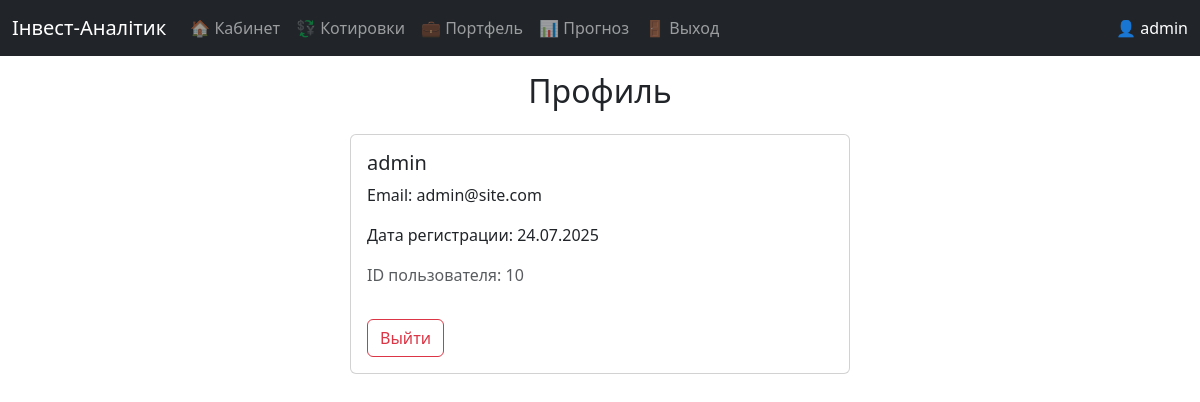
The app's page /profile (signed in) with its own data.
### models.py (models this page shows)
class User(db.Model, UserMixin):
    id = db.Column(db.Integer, primary_key=True)
    username = db.Column(db.String(64), nullable=False)
    email = db.Column(db.String(120), unique=True, nullable=False)
    password = db.Column(db.String(128), nullable=False)
    created_at = db.Column(db.DateTime, default=datetime.utcnow)
    is_admin = db.Column(db.Boolean, default=False)

### routes/profile.py (the view)
@profile_bp.route("/profile")
@login_required
def profile_view():
    return render_template("profile.html", user=current_user)

### app.py (called while the page is built)
@login_manager.user_loader
def load_user(user_id):
    return User.query.get(int(user_id))

### templates/profile.html
{% extends "base.html" %}
{% block content %}
<h2 class="text-center mb-4">Профиль</h2>
<div class="card mx-auto" style="max-width: 500px;">
  <div class="card-body">
    <h5 class="card-title">{{ user.username }}</h5>
    <p class="card-text">Email: {{ user.email }}</p>
    <p class="card-text">Дата регистрации: {{ user.created_at.strftime('%d.%m.%Y') if user.created_at }}</p>
    <p class="text-muted">ID пользователя: {{ user.id }}</p>
    <a href="{{ url_for('auth.logout') }}" class="btn btn-outline-danger mt-3">Выйти</a>
  </div>
</div>
{% endblock %}

### templates/base.html (shortened to what this page needs)
<!doctype html>
<html lang="ru">
<head>
  <link href="https://cdn.jsdelivr.net/npm/bootstrap@5.3.0/dist/css/bootstrap.min.css" rel="stylesheet">
</head>
<body>
<nav class="navbar navbar-expand-lg navbar-dark bg-dark">
  <div class="container-fluid">
    <a class="navbar-brand" href="{{ url_for('main.landing_page') }}">Інвест‑Аналітик</a>
    <div class="collapse navbar-collapse" id="navbarNav">
      <ul class="navbar-nav me-auto">
        {% if current_user.is_authenticated %}
          <li class="nav-item"><a class="nav-link" href="{{ url_for('main.dashboard_page') }}">🏠 Кабинет</a></li>
          <li class="nav-item"><a class="nav-link" href="{{ url_for('assets.asset_list') }}">💱 Котировки</a></li>
          <li class="nav-item"><a class="nav-link" href="{{ url_for('portfolio.view_portfolio') }}">💼 Портфель</a></li>
          <li class="nav-item"><a class="nav-link" href="{{ url_for('forecast.forecast_view') }}">📊 Прогноз</a></li>
          <li class="nav-item"><a class="nav-link" href="{{ url_for('auth.logout') }}">🚪 Выход</a></li>
        {% else %}
          <li class="nav-item"><a class="nav-link" href="{{ url_for('auth.login') }}">🔐 Вход</a></li>
          <li class="nav-item"><a class="nav-link" href="{{ url_for('auth.register') }}">📝 Регистрация</a></li>
        {% endif %}
      </ul>
      {% if current_user.is_authenticated %}
        <span class="navbar-text text-white">👤 {{ current_user.username }}</span>
      {% endif %}
    </div>
  </div>
</nav>
<div class="container">
  {% block content %}{% endblock %}
</div>
</body>
</html>

### records on screen
User: username "admin", email "admin@site.com", created_at "24.07.2025", id "10"
